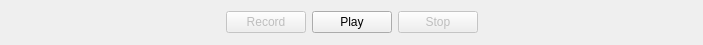
<?xml version="1.0" encoding="UTF-8"?>
<ui version="4.0">
 <class>AnimationWidget</class>
 <widget class="QWidget" name="AnimationWidget">
  <property name="geometry">
   <rect>
    <x>0</x>
    <y>0</y>
    <width>703</width>
    <height>45</height>
   </rect>
  </property>
  <property name="windowTitle">
   <string>Form</string>
  </property>
  <layout class="QHBoxLayout" name="horizontalLayout">
   <item>
    <spacer name="horizontalSpacer">
     <property name="orientation">
      <enum>Qt::Horizontal</enum>
     </property>
     <property name="sizeHint" stdset="0">
      <size>
       <width>40</width>
       <height>20</height>
      </size>
     </property>
    </spacer>
   </item>
   <item>
    <widget class="QPushButton" name="pushButton_record">
     <property name="enabled">
      <bool>false</bool>
     </property>
     <property name="text">
      <string>Record</string>
     </property>
    </widget>
   </item>
   <item>
    <widget class="QPushButton" name="pushButton_play_pause">
     <property name="text">
      <string>Play</string>
     </property>
    </widget>
   </item>
   <item>
    <widget class="QPushButton" name="pushButton_stop">
     <property name="enabled">
      <bool>false</bool>
     </property>
     <property name="text">
      <string>Stop</string>
     </property>
    </widget>
   </item>
   <item>
    <spacer name="horizontalSpacer_2">
     <property name="orientation">
      <enum>Qt::Horizontal</enum>
     </property>
     <property name="sizeHint" stdset="0">
      <size>
       <width>40</width>
       <height>20</height>
      </size>
     </property>
    </spacer>
   </item>
  </layout>
 </widget>
 <resources/>
 <connections/>
</ui>
